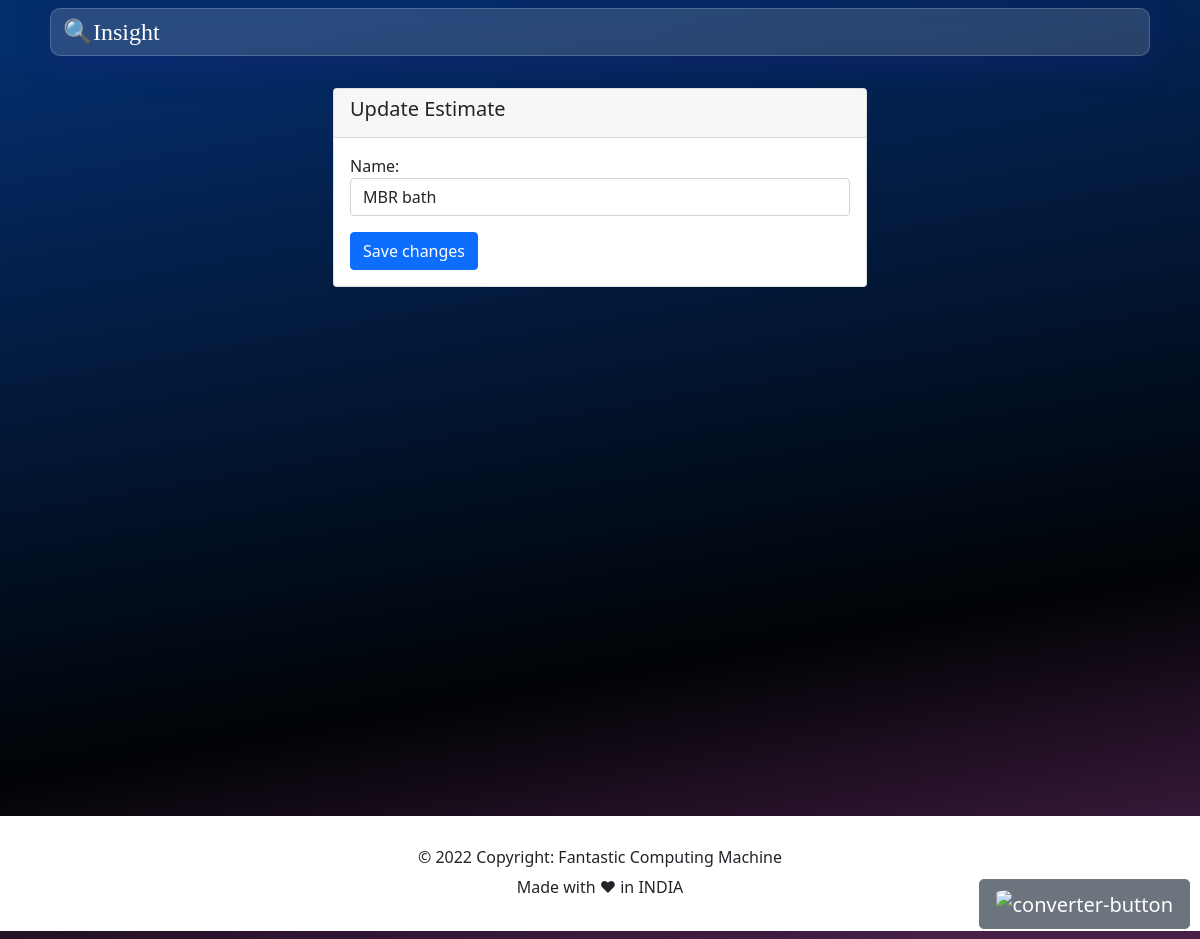
Page /estimate/folio/11/update_room/ (signed in) on the earlier database version.
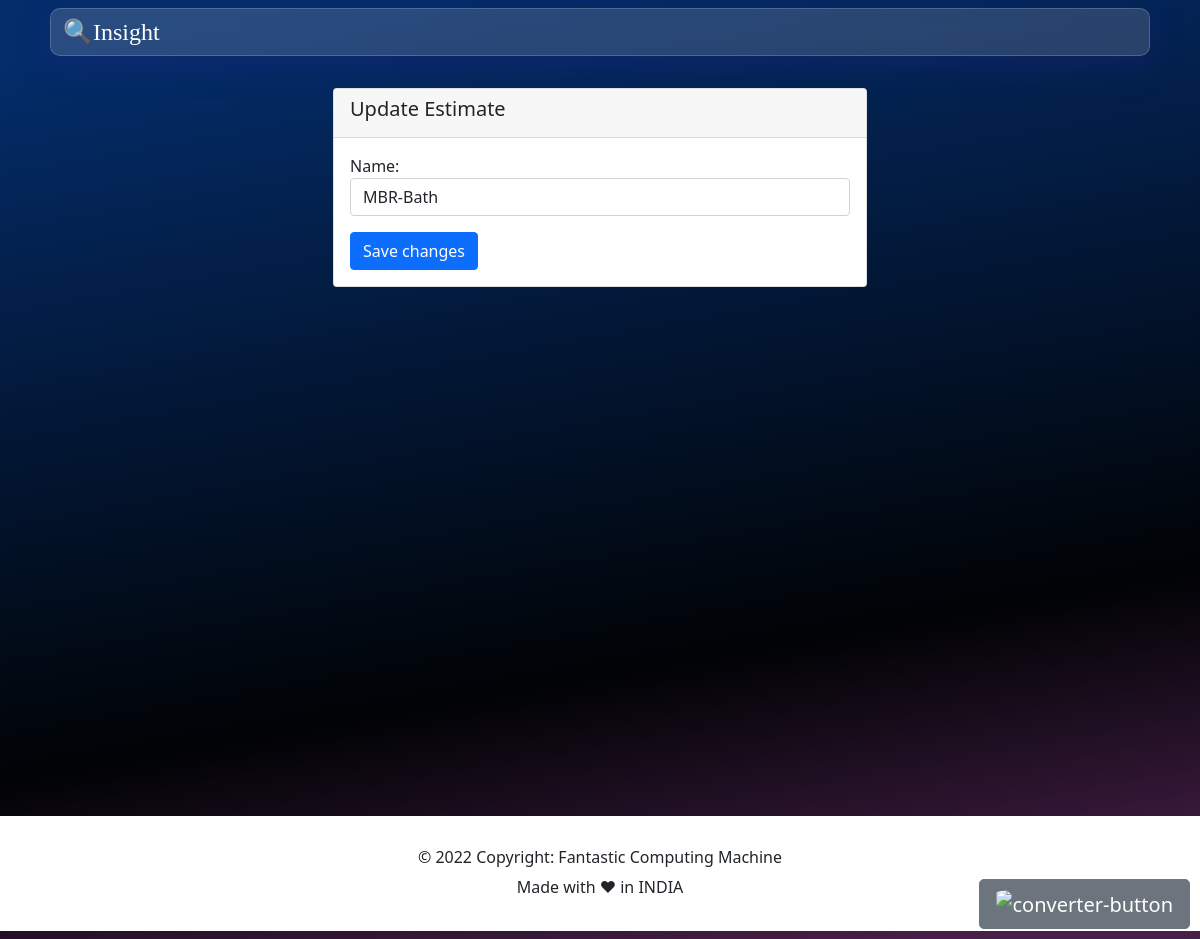
Same page on the later database version.
### estimator/models.py (models this page shows, shortened)
class Room(models.Model):
    name = models.CharField(
        max_length=255, unique=True)
    created_on = models.DateTimeField(auto_now_add=True)
    is_deleted = models.BooleanField(default=False)
    deleted_on = models.DateTimeField(blank=True, null=True)

### estimator/views.py (the view)
class UpdateRoomView(LoginRequiredMixin, UpdateView):
    login_url = '/user/login/'
    redirect_field_name = 'redirect_to'
    model = Room
    form_class = NewRoomForm
    template_name = 'folio/update_folio_item.html'
    success_url = reverse_lazy('folio')

### estimator/forms.py
class NewRoomForm(forms.ModelForm):
    name = forms.CharField(
        max_length=200,
        required=True,
        widget=forms.TextInput(
            attrs={
                'class': 'form-control',
                "aria-label": ".form-control-sm",
                "type": 'text',
                "placeholder": "Name",
            }
        )
    )
    class Meta:
        model = Room
        fields = (
            'name',
        )

### estimator/templates/folio/update_folio_item.html (shortened to what this page needs)
{% extends 'base.html' %}
{% load static %} {% load humanize %}
{% block body %}
<div class="container-lg container-md container-sm py-4">
    <div class="mx-auto">
        <div class="row justify-content-center">
            <div class="col-lg-7 col-md-6 col-xl-6">
                <div class="card">
                    <div class="card-header">
                        <h5 class="card-title" id="{{expense.name}}expense">Update Estimate
                        </h5>
                    </div>
                    <div class="card-body">
                        <form action="" method="POST">
                            {{form.as_p}}
                            <button type="submit" class="btn btn-primary">
                                Save changes
                            </button>
                        </form>
                    </div>
                </div>
            </div>
        </div>
    </div>
</div>
{% endblock %}

Differences in the rows shown:
changed Room: name "MBR bath" → "MBR-Bath"
